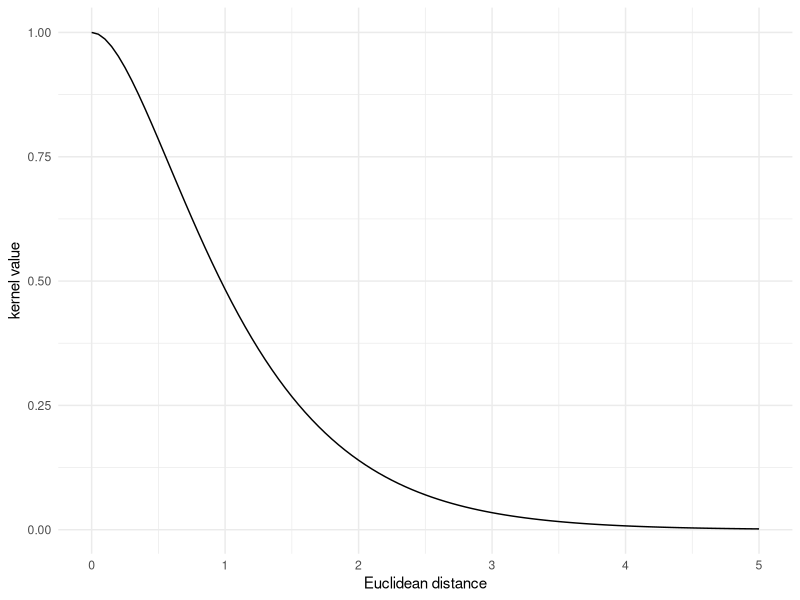
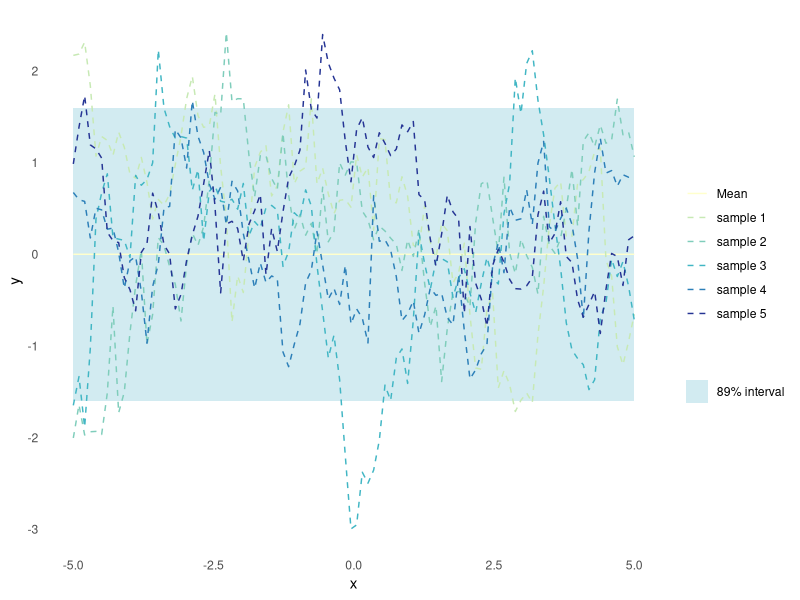
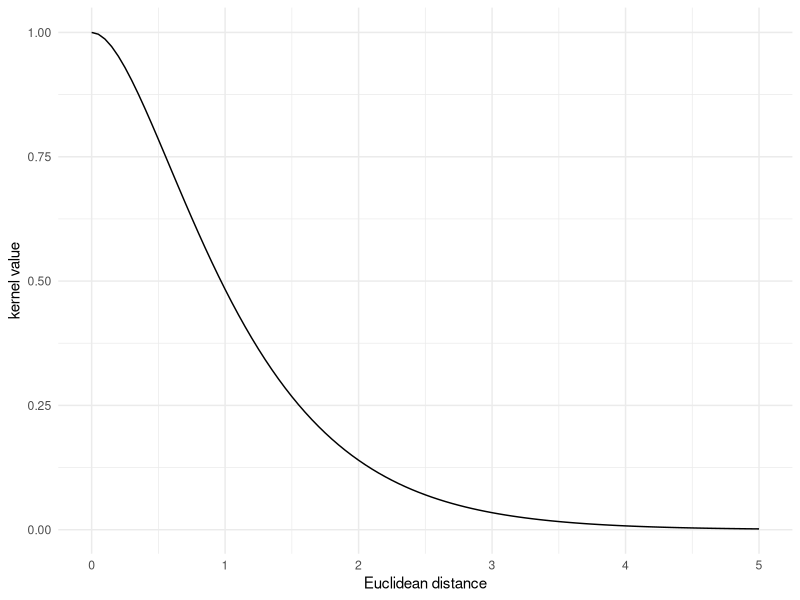
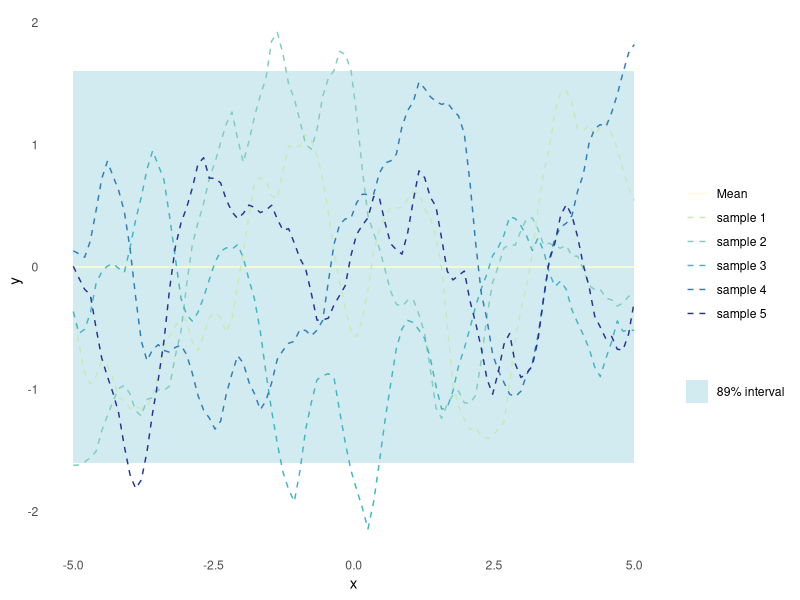

Source code (R) for these figures, in order:
## ---- chunk 1
knitr::opts_chunk$set(echo = TRUE)
## ---- chunk 2
library(dplyr)
library(ggplot2)
library(magrittr)
set.seed(4444)
## ---- chunk 3
plot_kernel_value <- function(kernel, ...) {
  tibble::tibble(
    X1 = seq(0, 5, by = 0.05),
    X2 = rep(0, length(X1)),
    kv = purrr::map2_dbl(X1, X2, kernel, ...)
  ) %>%
    ggplot(aes(x = X1, y = kv)) +
    geom_line() +
    labs(x = "Euclidean distance", y = "kernel value") +
    theme_minimal()
}
## ---- chunk 4
#' Random Samples from a Multivariate Gaussian
#' 
#' This implementation is similar to MASS::mvrnorm, but uses chlosky
#' decomposition instead. This should be more stable but is less efficient than
#' the MASS implementation, which recycles the eigen decomposition for the
#' sampling part.
#'
#' @param n number of samples to sample
#' @param mu the mean of each input dimension
#' @param sigma the covariance matrix
#' @param epsilon numerical tolerance added to the diagonal of the covariance
#'  matrix. This is necessary for the Cholesky decomposition, in some cases.
#'
#' @return numerical vector of n samples
rmvnorm <- function(n = 1, mu, sigma, epsilon = 1e-6) {
    p <- length(mu)
    if(!all(dim(sigma) == c(p, p))) stop("incompatible dimensions of arguments")
    ev <- eigen(sigma, symmetric = TRUE)$values
    if(!all(ev >= -epsilon * abs(ev[1L]))) {
      stop("The covariance matrix (sigma) is not positive definite")
    }
    cholesky <- chol(sigma + diag(p) * epsilon)
    sample <- rnorm(p*n, 0, 1)
    dim(sample) <- c(n, p)
    sweep(sample %*% cholesky, 2, mu, FUN = `+`)
}

plot_gp <- function(kernel, ...) {
  n_samples <- 5
  X_predict <- matrix(seq(-5, 5, length.out = 100), 100, 1)
  mu <- rep(0, times = length(X_predict))
  sigma <- rlang::exec(kernel, X1 = X_predict, X2 = X_predict, ...)
  samples <- rmvnorm(n = n_samples, mu, sigma)
  p <- tibble::as_tibble(
    t(samples),
    .name_repair = ~ paste("sample", seq(1, n_samples))
  ) %>%
    dplyr::mutate(
    x = X_predict,
    uncertainty = 1.6*sqrt(diag(sigma)),
    mu = mu,
    lower = mu - uncertainty,
    upper = mu + uncertainty
  ) %>%
    ggplot(aes(x = x)) +
    geom_ribbon(
      aes(ymin = lower, ymax = upper, fill = "89% interval"),
      alpha = 0.2
    ) +
    geom_line(aes(y = mu, colour = "Mean")) +
    theme_minimal() +
    labs(
      y = "y",
      x = "x",
      colour = "",
      fill = ""
    ) +
    theme(panel.grid = element_blank())
  Reduce(
    `+`,
    init = p,
    x = lapply(paste("sample", seq(1, n_samples)), function(s) {
      geom_line(aes(y = .data[[s]], colour = s), linetype = 2)
    })
  ) +
    scale_colour_brewer(palette = "YlGnBu") +
    scale_fill_manual(values = list("89% interval" = "#219ebc"))
}
## ---- chunk 5
matern_kernel <- function(X1, X2, sigma = 1, l = 1, nu = 2.5) {
  if (is.null(dim(X1))) dim(X1) <- c(1, length(X1))
  if (is.null(dim(X2))) dim(X2) <- c(1, length(X2))
  distance <- (- 2*(X1 %*% t(X2))) %>%
    add(rowSums(X1**2, dims = 1)) %>%
    sweep(2, rowSums(X2**2, dims = 1), `+`) %>%
    sqrt()
  term <- sqrt(2 * nu) * distance / l
  K <- sigma * (2^(1 - nu) / gamma(nu)) * (term^nu) * besselK(term, nu)
  K[distance == 0] <- 1
  print(K)
  K
}
## ---- chunk 6
plot_kernel_value(matern_kernel, nu = 1.5)
## ---- chunk 7
plot_gp(matern_kernel, nu = 0.5)
## ---- chunk 8
matern_kernel_o <- function(X1, X2, sigma = 1, l = 1, nu = 2.5) {
a = X1
b = X2
  if (is.null(dim(a))) dim(a) <- c(1, length(a))
  if (is.null(dim(b))) dim(b) <- c(1, length(b))
    #distance <- sqrt((a - b)^2)
  distance <- (- 2*(a %*% t(b))) %>%
    add(rowSums(a**2, dims = 1)) %>%
    sweep(2, rowSums(b**2, dims = 1), `+`) %>%
    sqrt()
  
    term <- sqrt(2 * nu) * distance / l
    matrix<- sigma * 2^(1 - nu) / gamma(nu) * term^nu * besselK(term, nu)
    matrix[distance == 0] <- 1
    print(matrix)
    return (matrix)
}

## ---- chunk 9

plot_kernel_value(matern_kernel_o, nu = 1.5)
## ---- chunk 10
plot_gp(matern_kernel_o, nu = 1.5)
